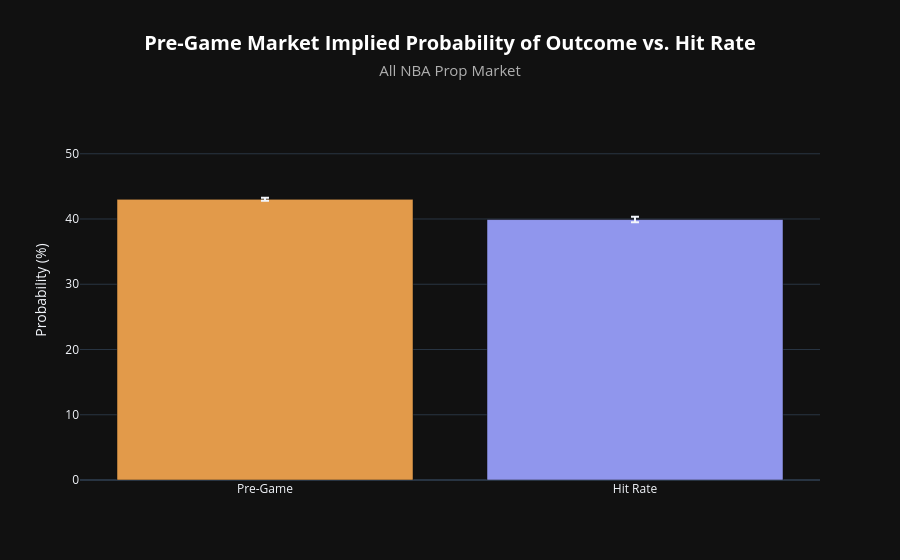

Notebook cell for this chart:
### Code cell
# Comparison Analysis
# Note, hover over bars for t-test

graph_comparison(
    df           = kalshi_df,
    graph_title  = "All NBA",
    n_req_trades = 500,
    ci           = 0.95,
)

### Figure 1 — Plotly figure (JSON) as saved in the notebook; plotly's stock layout.template omitted (floating-point values rounded to 4 significant figures)
{"data": [{"error_y": {"array": [0.2294], "type": "data", "visible": true}, "hovertemplate": "<b>Pre-Game:</b> 43.01%<br><b>Hit Rate:</b> 39.92%<br><b>Paired t-test:</b><br>&nbsp;&nbsp;• t = 16.32<br>&nbsp;&nbsp;• p = 0.0000<br>&nbsp;&nbsp;• n (markets) = 49,190<extra></extra>", "marker": {"color": "#E29A4A"}, "name": "Pre-Game", "type": "bar", "x": ["Pre-Game"], "y": [43.01]}, {"error_y": {"array": [0.4328], "type": "data", "visible": true}, "hovertemplate": "<b>Pre-Game:</b> 43.01%<br><b>Hit Rate:</b> 39.92%<br><b>Paired t-test:</b><br>&nbsp;&nbsp;• t = 16.32<br>&nbsp;&nbsp;• p = 0.0000<br>&nbsp;&nbsp;• n (markets) = 49,190<extra></extra>", "marker": {"color": "#9096ED"}, "name": "Hit Rate", "type": "bar", "x": ["Hit Rate"], "y": [39.92]}], "layout": {"barmode": "group", "legend": {"title": {"text": ""}}, "paper_bgcolor": "#111111", "plot_bgcolor": "#111111", "showlegend": false, "title": {"font": {"color": "#ffffff", "size": 20}, "text": "<b>Pre-Game Market Implied Probability of Outcome vs. Hit Rate</b><br><span style='font-size: 15px; color: #b0b0b0;'>All NBA Prop Market</span>", "x": 0.5, "xanchor": "center"}, "yaxis": {"range": [0, 58.24], "title": {"text": "Probability (%)"}}}}
